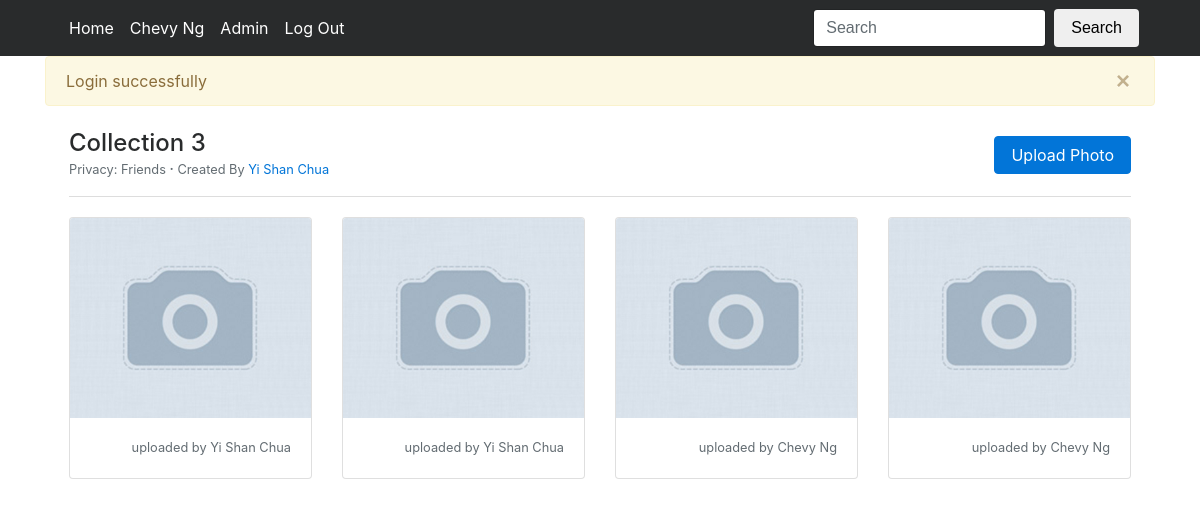
/collection/3 (signed in), run on the app's committed database.
### tables this page shows
CREATE TABLE `user` (
	`userID` INT NOT NULL AUTO_INCREMENT,
	`first_name` VARCHAR(255) NOT NULL,
	`last_name` VARCHAR(255) NOT NULL,
	`email` VARCHAR(255) NOT NULL,
	`password` VARCHAR(255) NOT NULL,
	`privacy` TINYINT NOT NULL DEFAULT '1',
	`admin` TINYINT NOT NULL DEFAULT '0',
	`CREATED_AT` TIMESTAMP NOT NULL DEFAULT CURRENT_TIMESTAMP,
	`UPDATED_AT` TIMESTAMP NOT NULL,
	PRIMARY KEY (`userID`),
	UNIQUE (`email`)
);

CREATE TABLE `photoCollection` (
	`collectionID` INT NOT NULL AUTO_INCREMENT,
	`userID` INT NOT NULL,
	`accessRights` TINYINT NOT NULL DEFAULT '2',
	`CREATED_AT` TIMESTAMP NOT NULL DEFAULT CURRENT_TIMESTAMP,
	`UPDATED_AT` TIMESTAMP NOT NULL,
	PRIMARY KEY (`collectionID`),
	FOREIGN KEY (`userID`) REFERENCES `user`(`userID`) ON DELETE CASCADE ON UPDATE CASCADE
);

CREATE TABLE `photo` (
	`photoID` INT NOT NULL AUTO_INCREMENT PRIMARY KEY,
	`collectionID` INT NOT NULL,
	`userID` INT NOT NULL,
	`path` VARCHAR(255) NOT NULL,
	`CREATED_AT` TIMESTAMP NOT NULL DEFAULT 0,
	`UPDATED_AT` TIMESTAMP on update CURRENT_TIMESTAMP NOT NULL DEFAULT CURRENT_TIMESTAMP,
	FOREIGN KEY (`collectionID`) REFERENCES `photoCollection`(`collectionID`) ON DELETE CASCADE ON UPDATE CASCADE,
	FOREIGN KEY (`userID`) REFERENCES `user`(`userID`) ON DELETE CASCADE ON UPDATE CASCADE
);

### application/controller/collection_controller.php (called while the page is built, shortened)
<?php
require_once APP . 'model/user.php';
require_once APP . 'model/friend.php';
require_once APP . 'model/collection.php';
class CollectionController
{
  function __construct()
  {
    if (isset($_SESSION['current_user'])) {
      $this->current_user = $_SESSION['current_user'];
      $this->current_userID = $_SESSION['current_user']->userID;
    }
  }
  public function view($collectionID)
  {
    $model = new Collection();
    $collection = $model->find_by_id($collectionID);
    if ($collection->accessRights < 2 && $this->current_userID != $collection->userID) {
      $modelFriends = new Friend();
      if ($collection->accessRights == 0) {
        $access_by_relationship = $modelFriends->find_user_friend($collection->userID, 0);
      } else {
        $access_by_relationship = $modelFriends->find_friends_of_friends($collection->userID);
      }
    }
    $collection_photos = $model->find_colllection_photos($collectionID);
    require APP . 'view/_templates/header.php';
    require APP . 'view/collections/view.php';
    require APP . 'view/_templates/footer.php';
  }
}
?>

### public/index.php (called while the page is built, shortened)
<?php
require APP . 'libs/helper.php';
require APP . 'core/application.php';
$app = new Application();
?>

### application/core/model.php (called while the page is built, shortened)
<?php
class Model
{
  private function openDatabaseConnection()
  {
    $options = array(PDO::ATTR_DEFAULT_FETCH_MODE => PDO::FETCH_OBJ, PDO::ATTR_ERRMODE => PDO::ERRMODE_WARNING);
    $this->db = new PDO(DB_TYPE . ':host=' . DB_HOST . ';dbname=' . DB_NAME . ';charset=' . DB_CHARSET, DB_USER, DB_PASS, $options);
  }
}
?>

### application/model/friend.php (called while the page is built, shortened)
<?php
require_once APP . 'core/model.php';
class Friend extends Model
{
  public function find_user_friend($userID, $status)
  {
    $sql = "SELECT *
            FROM user
            WHERE userID IN (
              SELECT userID
              FROM relationship
              WHERE STATUS = :status
                AND userID_2 = :userID
              UNION
                SELECT userID_2
                FROM relationship
                WHERE STATUS = :status
                  AND userID = :userID
            )";
    $query = $this->db->prepare($sql);
    $params = array(':userID' => $userID,
                    ':status' => $status);
    $query->execute($params);
    return $query->fetchAll();
  }
}
?>

### application/model/collection.php (called while the page is built, shortened)
<?php
require_once APP . 'core/model.php';
class Collection extends Model
{
  public function find_by_id($collectionID)
  {
    $sql = "SELECT a.collectionID, a.accessRights, a.userID, count(*) noOfPhotos
            FROM photoCollection a
            LEFT JOIN photo p
                  ON a.collectionID = p.collectionID
            WHERE a.collectionID = :collectionID
            GROUP BY a.collectionID";
    $query = $this->db->prepare($sql);
    $params = array(':collectionID' => $collectionID);
    $query->execute($params);
    return $query->fetch();
  }
  public function find_colllection_photos($collectionID)
  {
    $sql = "SELECT *
            FROM photo
            WHERE collectionID = :collectionID";
    $query = $this->db->prepare($sql);
    $params = array(':collectionID' => $collectionID);
    $query->execute($params);
    return $query->fetchAll();
  }
}
?>

### application/libs/helper.php (called while the page is built, shortened)
<?php
function user_name($userID)
{
    require_once APP . 'model/user.php';
    $model = new User();
    $user = $model->find_by_id($userID);
    if ($user) {
        return $user->first_name . ' ' . $user->last_name;
    }
    return null;
}
function is_admin($current_userID)
{
  require_once APP . 'model/admin.php';
  $model = new Admin();
  return $model->is_admin($current_userID);
}
?>

### application/model/admin.php (called while the page is built, shortened)
<?php
require_once APP . 'core/model.php';
class Admin extends Model
{
  public function is_admin($userID)
  {
    $sql = "SELECT userID
            FROM user
            WHERE userID = :userID AND admin = '1'
            LIMIT 1";
    $query = $this->db->prepare($sql);
    $params = array(':userID' => $userID);
    $query->execute($params);
    return $query->fetch();
  }
}
?>

### application/model/user.php (called while the page is built, shortened)
<?php
require_once APP . 'core/model.php';
class User extends Model
{
  public function find_by_id($userID)
  {
    $sql = "SELECT first_name, last_name, userID, email, password, privacy
            FROM user
            WHERE userID = :userID
            LIMIT 1";
    $query = $this->db->prepare($sql);
    $params = array(':userID' => $userID);
    $query->execute($params);
    return $query->fetch();
  }
}
?>

### application/view/collections/view.php (the view, shortened to what this page needs)
<?php $privacy = array('Friends', 'Friends of Friends', 'Public'); ?>
<div class="p-4">
  <div class="row align-items-center mb-3">
    <div class="col-6">
      <h4 class="mb-0">Collection <?php echo $collectionID ?></h4>
      <small class="text-muted">
        Privacy: <?php echo $privacy[$collection->accessRights] ?>
        <strong><span class="align-top">.</span></strong>
        Created By <a href="<?php echo URL . $collection->userID ?>"><?php echo user_name($collection->userID) ?></a>
      </small>
    </div>
    <div class="col-6 text-right">
      <form class="align-self-center" action="<?php echo URL ?>photo/upload" method="post" enctype="multipart/form-data">
        <label class="btn btn-primary mb-0">
            Upload Photo <input type="file" name="uploadFile" onchange="this.form.submit()" id="upload_file" hidden>
        </label>
      </form>
    </div>
  </div>
  <div class="mt-3 mb-3" style="border-top: 1px solid #DDD;"></div>
  <?php if (count($collection_photos) > 0) { ?>
    <div class="row">
    <?php foreach ($collection_photos as $photo) { ?>
      <div class="col-3">
        <a href="<?php echo URL; ?>photo/<?php echo $photo->photoID ?>">
        <div class="card mt-1 mb-1">
          <img class="card-img-top" src="<?php echo $photo->path ?>" onError="this.src ='<?php echo URL; ?>images/missing.jpg'" style="object-fit: cover; height: 200px;">
          <div class="card-block">
            <p class="card-text text-muted small text-right">
              uploaded by <?php echo user_name($photo->userID) ?>
            </p>
          </div>
        </div>
        </a>
      </div>
    <?php } ?>
    </div>
  <?php } ?>
</div>

### application/core/application.php (shortened to what this page needs)
<?php
class Application
{
  private $url_controller = null;
  private $url_action = null;
  public function __construct()
  {
    if (isset($_SESSION['current_user'])){
      if (!$this->url_controller) {
        require_once APP . 'controller/home_controller.php';
        $page = new HomeController();
        $page->index();
      } elseif (file_exists(APP . 'controller/'. $this->url_controller . '_controller.php')) {
        $this->call_controller_action($this->url_controller, $this->url_action);
      }
    }
  }
  private function call_controller_action($controller_name, $action_or_id)
  {
    $url_controller_obj = new $controller();
    if (strlen($action_or_id) == 0) {
      if ($controller_name == 'admin') {
        $url_controller_obj->index();
      } else if ($controller_name == 'search') {
        $url_controller_obj->index();
      } else {
        Redirect(URL . $_SESSION['current_user']->userID . '/' . $controller_name);
      }
    } elseif (method_exists($url_controller_obj, $action_or_id)) {
      $url_controller_obj->{$action_or_id}();
    } else {
      $url_controller_obj->view($action_or_id);
    }
  }
  private function splitURL()
  {
    if (isset($_GET['url'])) {
      $url = trim($_GET['url'], '/');
      $url = filter_var($url, FILTER_SANITIZE_URL);
      $url = explode('/', $url);
      $this->url_controller = isset($url[0]) ? $url[0] : null;
      $this->url_action = isset($url[1]) ? $url[1] : null;
    }
  }
}
?>

### application/view/_templates/header.php (shortened to what this page needs)
<!DOCTYPE html>
<html lang="en">
<head>
  <link rel="stylesheet" href="<?php echo URL ?>css/bootstrap.min.css">
  <link rel="stylesheet" href="<?php echo URL ?>fonts/font-awesome/css/font-awesome.min.css">
</head>
<body>
<div class="bg-inverse">
  <div class="container">
  <nav class="navbar navbar-toggleable-md navbar-inverse bg-inverse">
    <div class="collapse navbar-collapse" id="navbarSupportedContent">
      <ul class="navbar-nav mr-auto">
        <li class="nav-item">
          <a class="nav-link active" href="<?php echo URL ?>">Home</a>
        </li>
        <?php if (isset($_SESSION['current_user'])) { ?>
          <li class="nav-item">
            <a class="nav-link active" href="<?php echo URL . $this->current_userID ?>">
              <?php echo $this->current_user->first_name . ' ' . $this->current_user->last_name ?>
            </a>
          </li>
          <?php if (is_admin($this->current_userID)) { ?>
            <li class="nav-item">
              <a class="nav-link active" href="<?php echo URL ?>admin">Admin</a>
            </li>
          <?php } ?>
          <li class="nav-item">
            <a class="nav-link active" href="<?php echo URL ?>logout">Log Out</a>
          </li>
          </ul>
          <?php require APP . 'view/search/form.php' ?>
        <?php } ?>
    </div>
  </nav>
  </div>
</div>
<div class="container pb-5">
<?php if (isset($_SESSION['message'])) { ?>
<div class="alert alert-warning alert-dismissible fade show mb-0" role="alert">
  <button type="button" class="close pl-1 pr-1" style="top:0;right:0;padding:0;" data-dismiss="alert" aria-label="Close">
    <span aria-hidden="true">&times;</span>
  </button>
  <?php echo $_SESSION['message'] ?>
</div>
<?php } ?>

### application/view/search/form.php
<form class="form-inline my-2 my-lg-0" action="<?php echo URL; ?>search" method="GET">
  <input class="form-control mr-sm-2" type="text" name="query" placeholder="Search" value="<?php if (isset($_GET['query'])) { echo $_GET['query']; } ?>" required>
  <button class="btn my-2 my-sm-0" type="submit">Search</button>
</form>

### application/view/_templates/footer.php (shortened to what this page needs)
</div>
</body>
</html>

### data on the page
user: first_name "Chevy", last_name "Ng"
photocollection: accessRights "Friends", userID.last_name "Yi Shan Chua"
photo: userID.last_name "Yi Shan Chua"
photo: userID.last_name "Yi Shan Chua"
photo: userID.last_name "Chevy Ng"
photo: userID.last_name "Chevy Ng"

### other printed values
$_SESSION['message'] "Login successfully"
$collectionID "3"
